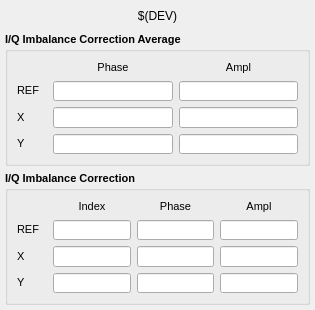
<?xml version="1.0" encoding="UTF-8"?>
<ui version="4.0">
 <class>MainWindow</class>
 <widget class="QMainWindow" name="MainWindow">
  <property name="geometry">
   <rect>
    <x>0</x>
    <y>0</y>
    <width>315</width>
    <height>310</height>
   </rect>
  </property>
  <property name="sizePolicy">
   <sizepolicy hsizetype="Fixed" vsizetype="Fixed">
    <horstretch>0</horstretch>
    <verstretch>0</verstretch>
   </sizepolicy>
  </property>
  <property name="minimumSize">
   <size>
    <width>315</width>
    <height>0</height>
   </size>
  </property>
  <property name="maximumSize">
   <size>
    <width>315</width>
    <height>310</height>
   </size>
  </property>
  <property name="windowTitle">
   <string>MainWindow</string>
  </property>
  <widget class="QWidget" name="centralwidget">
   <layout class="QVBoxLayout" name="verticalLayout">
    <property name="spacing">
     <number>5</number>
    </property>
    <property name="margin">
     <number>5</number>
    </property>
    <item>
     <spacer name="verticalSpacer">
      <property name="orientation">
       <enum>Qt::Vertical</enum>
      </property>
      <property name="sizeType">
       <enum>QSizePolicy::Fixed</enum>
      </property>
      <property name="sizeHint" stdset="0">
       <size>
        <width>20</width>
        <height>1</height>
       </size>
      </property>
     </spacer>
    </item>
    <item>
     <widget class="caLabel" name="caLabel_1">
      <property name="sizePolicy">
       <sizepolicy hsizetype="Expanding" vsizetype="Fixed">
        <horstretch>0</horstretch>
        <verstretch>0</verstretch>
       </sizepolicy>
      </property>
      <property name="minimumSize">
       <size>
        <width>0</width>
        <height>20</height>
       </size>
      </property>
      <property name="frameShape">
       <enum>QFrame::NoFrame</enum>
      </property>
      <property name="text">
       <string>$(DEV)</string>
      </property>
      <property name="alignment">
       <set>Qt::AlignAbsolute|Qt::AlignCenter|Qt::AlignHCenter|Qt::AlignVCenter</set>
      </property>
      <property name="fontScaleMode">
       <enum>ESimpleLabel::Height</enum>
      </property>
      <property name="foreground">
       <color>
        <red>0</red>
        <green>0</green>
        <blue>0</blue>
       </color>
      </property>
      <property name="background">
       <color alpha="0">
        <red>255</red>
        <green>255</green>
        <blue>255</blue>
       </color>
      </property>
     </widget>
    </item>
    <item>
     <spacer name="verticalSpacer_2">
      <property name="orientation">
       <enum>Qt::Vertical</enum>
      </property>
      <property name="sizeType">
       <enum>QSizePolicy::Fixed</enum>
      </property>
      <property name="sizeHint" stdset="0">
       <size>
        <width>20</width>
        <height>1</height>
       </size>
      </property>
     </spacer>
    </item>
    <item>
     <widget class="QGroupBox" name="groupBox_7">
      <property name="sizePolicy">
       <sizepolicy hsizetype="Preferred" vsizetype="Preferred">
        <horstretch>0</horstretch>
        <verstretch>0</verstretch>
       </sizepolicy>
      </property>
      <property name="minimumSize">
       <size>
        <width>0</width>
        <height>0</height>
       </size>
      </property>
      <property name="font">
       <font>
        <pointsize>8</pointsize>
        <weight>75</weight>
        <bold>true</bold>
       </font>
      </property>
      <property name="title">
       <string>I/Q Imbalance Correction Average</string>
      </property>
      <layout class="QGridLayout" name="gridLayout_6">
       <item row="1" column="4">
        <widget class="QLabel" name="label_64">
         <property name="sizePolicy">
          <sizepolicy hsizetype="Preferred" vsizetype="Fixed">
           <horstretch>0</horstretch>
           <verstretch>0</verstretch>
          </sizepolicy>
         </property>
         <property name="minimumSize">
          <size>
           <width>30</width>
           <height>15</height>
          </size>
         </property>
         <property name="font">
          <font>
           <weight>50</weight>
           <bold>false</bold>
          </font>
         </property>
         <property name="text">
          <string>REF</string>
         </property>
         <property name="alignment">
          <set>Qt::AlignLeading|Qt::AlignLeft|Qt::AlignVCenter</set>
         </property>
        </widget>
       </item>
       <item row="2" column="4">
        <widget class="QLabel" name="label_65">
         <property name="sizePolicy">
          <sizepolicy hsizetype="Preferred" vsizetype="Fixed">
           <horstretch>0</horstretch>
           <verstretch>0</verstretch>
          </sizepolicy>
         </property>
         <property name="minimumSize">
          <size>
           <width>30</width>
           <height>15</height>
          </size>
         </property>
         <property name="font">
          <font>
           <weight>50</weight>
           <bold>false</bold>
          </font>
         </property>
         <property name="text">
          <string>X</string>
         </property>
         <property name="alignment">
          <set>Qt::AlignLeading|Qt::AlignLeft|Qt::AlignVCenter</set>
         </property>
        </widget>
       </item>
       <item row="3" column="4">
        <widget class="QLabel" name="label_66">
         <property name="sizePolicy">
          <sizepolicy hsizetype="Preferred" vsizetype="Fixed">
           <horstretch>0</horstretch>
           <verstretch>0</verstretch>
          </sizepolicy>
         </property>
         <property name="minimumSize">
          <size>
           <width>30</width>
           <height>15</height>
          </size>
         </property>
         <property name="font">
          <font>
           <weight>50</weight>
           <bold>false</bold>
          </font>
         </property>
         <property name="text">
          <string>Y</string>
         </property>
         <property name="alignment">
          <set>Qt::AlignLeading|Qt::AlignLeft|Qt::AlignVCenter</set>
         </property>
        </widget>
       </item>
       <item row="0" column="5">
        <widget class="QLabel" name="label_57">
         <property name="sizePolicy">
          <sizepolicy hsizetype="Preferred" vsizetype="Fixed">
           <horstretch>0</horstretch>
           <verstretch>0</verstretch>
          </sizepolicy>
         </property>
         <property name="minimumSize">
          <size>
           <width>0</width>
           <height>15</height>
          </size>
         </property>
         <property name="font">
          <font>
           <weight>50</weight>
           <bold>false</bold>
          </font>
         </property>
         <property name="text">
          <string>Phase</string>
         </property>
         <property name="alignment">
          <set>Qt::AlignCenter</set>
         </property>
        </widget>
       </item>
       <item row="0" column="6">
        <widget class="QLabel" name="label_58">
         <property name="sizePolicy">
          <sizepolicy hsizetype="Preferred" vsizetype="Fixed">
           <horstretch>0</horstretch>
           <verstretch>0</verstretch>
          </sizepolicy>
         </property>
         <property name="minimumSize">
          <size>
           <width>0</width>
           <height>15</height>
          </size>
         </property>
         <property name="font">
          <font>
           <weight>50</weight>
           <bold>false</bold>
          </font>
         </property>
         <property name="text">
          <string>Ampl</string>
         </property>
         <property name="alignment">
          <set>Qt::AlignCenter</set>
         </property>
        </widget>
       </item>
       <item row="1" column="5">
        <widget class="caLineEdit" name="calineedit_11">
         <property name="minimumSize">
          <size>
           <width>40</width>
           <height>20</height>
          </size>
         </property>
         <property name="font">
          <font>
           <weight>50</weight>
           <bold>false</bold>
          </font>
         </property>
         <property name="alignment">
          <set>Qt::AlignRight|Qt::AlignTrailing|Qt::AlignVCenter</set>
         </property>
         <property name="channel" stdset="0">
          <string notr="true">$(DEV):PH-REF-R-AVG</string>
         </property>
         <property name="background">
          <color>
           <red>187</red>
           <green>187</green>
           <blue>187</blue>
          </color>
         </property>
         <property name="colorMode">
          <enum>caLineEdit::Static</enum>
         </property>
         <property name="fontScaleMode">
          <enum>caLineEdit::WidthAndHeight</enum>
         </property>
        </widget>
       </item>
       <item row="1" column="6">
        <widget class="caLineEdit" name="calineedit_12">
         <property name="minimumSize">
          <size>
           <width>40</width>
           <height>20</height>
          </size>
         </property>
         <property name="font">
          <font>
           <weight>50</weight>
           <bold>false</bold>
          </font>
         </property>
         <property name="alignment">
          <set>Qt::AlignRight|Qt::AlignTrailing|Qt::AlignVCenter</set>
         </property>
         <property name="channel" stdset="0">
          <string notr="true">$(DEV):AMP-REF-R-AVG</string>
         </property>
         <property name="background">
          <color>
           <red>187</red>
           <green>187</green>
           <blue>187</blue>
          </color>
         </property>
         <property name="colorMode">
          <enum>caLineEdit::Static</enum>
         </property>
         <property name="fontScaleMode">
          <enum>caLineEdit::WidthAndHeight</enum>
         </property>
        </widget>
       </item>
       <item row="2" column="5">
        <widget class="caLineEdit" name="calineedit_14">
         <property name="minimumSize">
          <size>
           <width>40</width>
           <height>20</height>
          </size>
         </property>
         <property name="font">
          <font>
           <weight>50</weight>
           <bold>false</bold>
          </font>
         </property>
         <property name="alignment">
          <set>Qt::AlignRight|Qt::AlignTrailing|Qt::AlignVCenter</set>
         </property>
         <property name="channel" stdset="0">
          <string notr="true">$(DEV):PH-X-R-AVG</string>
         </property>
         <property name="background">
          <color>
           <red>187</red>
           <green>187</green>
           <blue>187</blue>
          </color>
         </property>
         <property name="colorMode">
          <enum>caLineEdit::Static</enum>
         </property>
         <property name="fontScaleMode">
          <enum>caLineEdit::WidthAndHeight</enum>
         </property>
        </widget>
       </item>
       <item row="2" column="6">
        <widget class="caLineEdit" name="calineedit_15">
         <property name="minimumSize">
          <size>
           <width>40</width>
           <height>20</height>
          </size>
         </property>
         <property name="font">
          <font>
           <weight>50</weight>
           <bold>false</bold>
          </font>
         </property>
         <property name="alignment">
          <set>Qt::AlignRight|Qt::AlignTrailing|Qt::AlignVCenter</set>
         </property>
         <property name="channel" stdset="0">
          <string notr="true">$(DEV):AMP-X-R-AVG</string>
         </property>
         <property name="background">
          <color>
           <red>187</red>
           <green>187</green>
           <blue>187</blue>
          </color>
         </property>
         <property name="colorMode">
          <enum>caLineEdit::Static</enum>
         </property>
         <property name="fontScaleMode">
          <enum>caLineEdit::WidthAndHeight</enum>
         </property>
        </widget>
       </item>
       <item row="3" column="5">
        <widget class="caLineEdit" name="calineedit_17">
         <property name="minimumSize">
          <size>
           <width>40</width>
           <height>20</height>
          </size>
         </property>
         <property name="font">
          <font>
           <weight>50</weight>
           <bold>false</bold>
          </font>
         </property>
         <property name="alignment">
          <set>Qt::AlignRight|Qt::AlignTrailing|Qt::AlignVCenter</set>
         </property>
         <property name="channel" stdset="0">
          <string notr="true">$(DEV):PH-Y-R-AVG</string>
         </property>
         <property name="background">
          <color>
           <red>187</red>
           <green>187</green>
           <blue>187</blue>
          </color>
         </property>
         <property name="colorMode">
          <enum>caLineEdit::Static</enum>
         </property>
         <property name="fontScaleMode">
          <enum>caLineEdit::WidthAndHeight</enum>
         </property>
        </widget>
       </item>
       <item row="3" column="6">
        <widget class="caLineEdit" name="calineedit_18">
         <property name="minimumSize">
          <size>
           <width>40</width>
           <height>20</height>
          </size>
         </property>
         <property name="font">
          <font>
           <weight>50</weight>
           <bold>false</bold>
          </font>
         </property>
         <property name="alignment">
          <set>Qt::AlignRight|Qt::AlignTrailing|Qt::AlignVCenter</set>
         </property>
         <property name="channel" stdset="0">
          <string notr="true">$(DEV):AMP-Y-R-AVG</string>
         </property>
         <property name="background">
          <color>
           <red>187</red>
           <green>187</green>
           <blue>187</blue>
          </color>
         </property>
         <property name="colorMode">
          <enum>caLineEdit::Static</enum>
         </property>
         <property name="fontScaleMode">
          <enum>caLineEdit::WidthAndHeight</enum>
         </property>
        </widget>
       </item>
      </layout>
     </widget>
    </item>
    <item>
     <widget class="QGroupBox" name="groupBox_6">
      <property name="sizePolicy">
       <sizepolicy hsizetype="Preferred" vsizetype="Preferred">
        <horstretch>0</horstretch>
        <verstretch>0</verstretch>
       </sizepolicy>
      </property>
      <property name="minimumSize">
       <size>
        <width>0</width>
        <height>0</height>
       </size>
      </property>
      <property name="font">
       <font>
        <pointsize>8</pointsize>
        <weight>75</weight>
        <bold>true</bold>
       </font>
      </property>
      <property name="title">
       <string>I/Q Imbalance Correction</string>
      </property>
      <layout class="QGridLayout" name="gridLayout_5">
       <item row="0" column="5">
        <widget class="QLabel" name="label_53">
         <property name="sizePolicy">
          <sizepolicy hsizetype="Preferred" vsizetype="Fixed">
           <horstretch>0</horstretch>
           <verstretch>0</verstretch>
          </sizepolicy>
         </property>
         <property name="minimumSize">
          <size>
           <width>0</width>
           <height>15</height>
          </size>
         </property>
         <property name="font">
          <font>
           <weight>50</weight>
           <bold>false</bold>
          </font>
         </property>
         <property name="text">
          <string>Index</string>
         </property>
         <property name="alignment">
          <set>Qt::AlignCenter</set>
         </property>
        </widget>
       </item>
       <item row="1" column="4">
        <widget class="QLabel" name="label_61">
         <property name="sizePolicy">
          <sizepolicy hsizetype="Preferred" vsizetype="Fixed">
           <horstretch>0</horstretch>
           <verstretch>0</verstretch>
          </sizepolicy>
         </property>
         <property name="minimumSize">
          <size>
           <width>30</width>
           <height>15</height>
          </size>
         </property>
         <property name="font">
          <font>
           <weight>50</weight>
           <bold>false</bold>
          </font>
         </property>
         <property name="text">
          <string>REF</string>
         </property>
         <property name="alignment">
          <set>Qt::AlignLeading|Qt::AlignLeft|Qt::AlignVCenter</set>
         </property>
        </widget>
       </item>
       <item row="2" column="4">
        <widget class="QLabel" name="label_62">
         <property name="sizePolicy">
          <sizepolicy hsizetype="Preferred" vsizetype="Fixed">
           <horstretch>0</horstretch>
           <verstretch>0</verstretch>
          </sizepolicy>
         </property>
         <property name="minimumSize">
          <size>
           <width>30</width>
           <height>15</height>
          </size>
         </property>
         <property name="font">
          <font>
           <weight>50</weight>
           <bold>false</bold>
          </font>
         </property>
         <property name="text">
          <string>X</string>
         </property>
         <property name="alignment">
          <set>Qt::AlignLeading|Qt::AlignLeft|Qt::AlignVCenter</set>
         </property>
        </widget>
       </item>
       <item row="3" column="4">
        <widget class="QLabel" name="label_63">
         <property name="sizePolicy">
          <sizepolicy hsizetype="Preferred" vsizetype="Fixed">
           <horstretch>0</horstretch>
           <verstretch>0</verstretch>
          </sizepolicy>
         </property>
         <property name="minimumSize">
          <size>
           <width>30</width>
           <height>15</height>
          </size>
         </property>
         <property name="font">
          <font>
           <weight>50</weight>
           <bold>false</bold>
          </font>
         </property>
         <property name="text">
          <string>Y</string>
         </property>
         <property name="alignment">
          <set>Qt::AlignLeading|Qt::AlignLeft|Qt::AlignVCenter</set>
         </property>
        </widget>
       </item>
       <item row="0" column="6">
        <widget class="QLabel" name="label_54">
         <property name="sizePolicy">
          <sizepolicy hsizetype="Preferred" vsizetype="Fixed">
           <horstretch>0</horstretch>
           <verstretch>0</verstretch>
          </sizepolicy>
         </property>
         <property name="minimumSize">
          <size>
           <width>0</width>
           <height>15</height>
          </size>
         </property>
         <property name="font">
          <font>
           <weight>50</weight>
           <bold>false</bold>
          </font>
         </property>
         <property name="text">
          <string>Phase</string>
         </property>
         <property name="alignment">
          <set>Qt::AlignCenter</set>
         </property>
        </widget>
       </item>
       <item row="0" column="7">
        <widget class="QLabel" name="label_55">
         <property name="sizePolicy">
          <sizepolicy hsizetype="Preferred" vsizetype="Fixed">
           <horstretch>0</horstretch>
           <verstretch>0</verstretch>
          </sizepolicy>
         </property>
         <property name="minimumSize">
          <size>
           <width>0</width>
           <height>15</height>
          </size>
         </property>
         <property name="font">
          <font>
           <weight>50</weight>
           <bold>false</bold>
          </font>
         </property>
         <property name="text">
          <string>Ampl</string>
         </property>
         <property name="alignment">
          <set>Qt::AlignCenter</set>
         </property>
        </widget>
       </item>
       <item row="1" column="5">
        <widget class="caLineEdit" name="calineedit">
         <property name="minimumSize">
          <size>
           <width>40</width>
           <height>20</height>
          </size>
         </property>
         <property name="font">
          <font>
           <pointsize>9</pointsize>
           <weight>50</weight>
           <bold>false</bold>
          </font>
         </property>
         <property name="alignment">
          <set>Qt::AlignRight|Qt::AlignTrailing|Qt::AlignVCenter</set>
         </property>
         <property name="channel" stdset="0">
          <string notr="true">$(DEV):IB-R-INDEX-RD</string>
         </property>
         <property name="background">
          <color>
           <red>187</red>
           <green>187</green>
           <blue>187</blue>
          </color>
         </property>
         <property name="colorMode">
          <enum>caLineEdit::Static</enum>
         </property>
         <property name="fontScaleMode">
          <enum>caLineEdit::WidthAndHeight</enum>
         </property>
        </widget>
       </item>
       <item row="1" column="6">
        <widget class="caLineEdit" name="calineedit_2">
         <property name="minimumSize">
          <size>
           <width>40</width>
           <height>20</height>
          </size>
         </property>
         <property name="font">
          <font>
           <pointsize>9</pointsize>
           <weight>50</weight>
           <bold>false</bold>
          </font>
         </property>
         <property name="alignment">
          <set>Qt::AlignRight|Qt::AlignTrailing|Qt::AlignVCenter</set>
         </property>
         <property name="channel" stdset="0">
          <string notr="true">$(DEV):IB-R-PHASE-RD</string>
         </property>
         <property name="background">
          <color>
           <red>187</red>
           <green>187</green>
           <blue>187</blue>
          </color>
         </property>
         <property name="colorMode">
          <enum>caLineEdit::Static</enum>
         </property>
         <property name="fontScaleMode">
          <enum>caLineEdit::WidthAndHeight</enum>
         </property>
        </widget>
       </item>
       <item row="1" column="7">
        <widget class="caLineEdit" name="calineedit_3">
         <property name="minimumSize">
          <size>
           <width>40</width>
           <height>20</height>
          </size>
         </property>
         <property name="font">
          <font>
           <pointsize>9</pointsize>
           <weight>50</weight>
           <bold>false</bold>
          </font>
         </property>
         <property name="alignment">
          <set>Qt::AlignRight|Qt::AlignTrailing|Qt::AlignVCenter</set>
         </property>
         <property name="channel" stdset="0">
          <string notr="true">$(DEV):IB-R-AMPL-RD</string>
         </property>
         <property name="background">
          <color>
           <red>187</red>
           <green>187</green>
           <blue>187</blue>
          </color>
         </property>
         <property name="colorMode">
          <enum>caLineEdit::Static</enum>
         </property>
         <property name="fontScaleMode">
          <enum>caLineEdit::WidthAndHeight</enum>
         </property>
        </widget>
       </item>
       <item row="2" column="5">
        <widget class="caLineEdit" name="calineedit_4">
         <property name="minimumSize">
          <size>
           <width>40</width>
           <height>20</height>
          </size>
         </property>
         <property name="font">
          <font>
           <pointsize>9</pointsize>
           <weight>50</weight>
           <bold>false</bold>
          </font>
         </property>
         <property name="alignment">
          <set>Qt::AlignRight|Qt::AlignTrailing|Qt::AlignVCenter</set>
         </property>
         <property name="channel" stdset="0">
          <string notr="true">$(DEV):IB-X-INDEX-RD</string>
         </property>
         <property name="background">
          <color>
           <red>187</red>
           <green>187</green>
           <blue>187</blue>
          </color>
         </property>
         <property name="colorMode">
          <enum>caLineEdit::Static</enum>
         </property>
         <property name="fontScaleMode">
          <enum>caLineEdit::WidthAndHeight</enum>
         </property>
        </widget>
       </item>
       <item row="2" column="6">
        <widget class="caLineEdit" name="calineedit_5">
         <property name="minimumSize">
          <size>
           <width>40</width>
           <height>20</height>
          </size>
         </property>
         <property name="font">
          <font>
           <pointsize>9</pointsize>
           <weight>50</weight>
           <bold>false</bold>
          </font>
         </property>
         <property name="alignment">
          <set>Qt::AlignRight|Qt::AlignTrailing|Qt::AlignVCenter</set>
         </property>
         <property name="channel" stdset="0">
          <string notr="true">$(DEV):IB-X-PHASE-RD</string>
         </property>
         <property name="background">
          <color>
           <red>187</red>
           <green>187</green>
           <blue>187</blue>
          </color>
         </property>
         <property name="colorMode">
          <enum>caLineEdit::Static</enum>
         </property>
         <property name="fontScaleMode">
          <enum>caLineEdit::WidthAndHeight</enum>
         </property>
        </widget>
       </item>
       <item row="2" column="7">
        <widget class="caLineEdit" name="calineedit_6">
         <property name="minimumSize">
          <size>
           <width>40</width>
           <height>20</height>
          </size>
         </property>
         <property name="font">
          <font>
           <pointsize>9</pointsize>
           <weight>50</weight>
           <bold>false</bold>
          </font>
         </property>
         <property name="alignment">
          <set>Qt::AlignRight|Qt::AlignTrailing|Qt::AlignVCenter</set>
         </property>
         <property name="channel" stdset="0">
          <string notr="true">$(DEV):IB-X-AMPL-RD</string>
         </property>
         <property name="background">
          <color>
           <red>187</red>
           <green>187</green>
           <blue>187</blue>
          </color>
         </property>
         <property name="colorMode">
          <enum>caLineEdit::Static</enum>
         </property>
         <property name="fontScaleMode">
          <enum>caLineEdit::WidthAndHeight</enum>
         </property>
        </widget>
       </item>
       <item row="3" column="5">
        <widget class="caLineEdit" name="calineedit_7">
         <property name="minimumSize">
          <size>
           <width>40</width>
           <height>20</height>
          </size>
         </property>
         <property name="font">
          <font>
           <pointsize>9</pointsize>
           <weight>50</weight>
           <bold>false</bold>
          </font>
         </property>
         <property name="alignment">
          <set>Qt::AlignRight|Qt::AlignTrailing|Qt::AlignVCenter</set>
         </property>
         <property name="channel" stdset="0">
          <string notr="true">$(DEV):IB-Y-INDEX-RD</string>
         </property>
         <property name="background">
          <color>
           <red>187</red>
           <green>187</green>
           <blue>187</blue>
          </color>
         </property>
         <property name="colorMode">
          <enum>caLineEdit::Static</enum>
         </property>
         <property name="fontScaleMode">
          <enum>caLineEdit::WidthAndHeight</enum>
         </property>
        </widget>
       </item>
       <item row="3" column="6">
        <widget class="caLineEdit" name="calineedit_8">
         <property name="minimumSize">
          <size>
           <width>40</width>
           <height>20</height>
          </size>
         </property>
         <property name="font">
          <font>
           <pointsize>9</pointsize>
           <weight>50</weight>
           <bold>false</bold>
          </font>
         </property>
         <property name="alignment">
          <set>Qt::AlignRight|Qt::AlignTrailing|Qt::AlignVCenter</set>
         </property>
         <property name="channel" stdset="0">
          <string notr="true">$(DEV):IB-Y-PHASE-RD</string>
         </property>
         <property name="background">
          <color>
           <red>187</red>
           <green>187</green>
           <blue>187</blue>
          </color>
         </property>
         <property name="colorMode">
          <enum>caLineEdit::Static</enum>
         </property>
         <property name="fontScaleMode">
          <enum>caLineEdit::WidthAndHeight</enum>
         </property>
        </widget>
       </item>
       <item row="3" column="7">
        <widget class="caLineEdit" name="calineedit_9">
         <property name="minimumSize">
          <size>
           <width>40</width>
           <height>20</height>
          </size>
         </property>
         <property name="font">
          <font>
           <pointsize>9</pointsize>
           <weight>50</weight>
           <bold>false</bold>
          </font>
         </property>
         <property name="alignment">
          <set>Qt::AlignRight|Qt::AlignTrailing|Qt::AlignVCenter</set>
         </property>
         <property name="channel" stdset="0">
          <string notr="true">$(DEV):IB-Y-AMPL-RD</string>
         </property>
         <property name="background">
          <color>
           <red>187</red>
           <green>187</green>
           <blue>187</blue>
          </color>
         </property>
         <property name="colorMode">
          <enum>caLineEdit::Static</enum>
         </property>
         <property name="fontScaleMode">
          <enum>caLineEdit::WidthAndHeight</enum>
         </property>
        </widget>
       </item>
      </layout>
     </widget>
    </item>
   </layout>
  </widget>
 </widget>
 <customwidgets>
  <customwidget>
   <class>caLabel</class>
   <extends>QLabel</extends>
   <header>caLabel</header>
  </customwidget>
  <customwidget>
   <class>caLineEdit</class>
   <extends>QLineEdit</extends>
   <header>caLineEdit</header>
  </customwidget>
 </customwidgets>
 <resources/>
 <connections/>
</ui>
